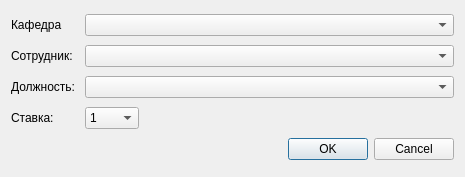
<?xml version="1.0" encoding="UTF-8"?>
<ui version="4.0">
 <class>StaffSettings</class>
 <widget class="QDialog" name="StaffSettings">
  <property name="geometry">
   <rect>
    <x>0</x>
    <y>0</y>
    <width>465</width>
    <height>177</height>
   </rect>
  </property>
  <property name="windowTitle">
   <string>Сотрудник</string>
  </property>
  <layout class="QGridLayout" name="gridLayout">
   <item row="0" column="1" colspan="2">
    <widget class="QComboBox" name="cb_department"/>
   </item>
   <item row="0" column="0">
    <widget class="QLabel" name="label_2">
     <property name="text">
      <string>Кафедра</string>
     </property>
    </widget>
   </item>
   <item row="1" column="0">
    <widget class="QLabel" name="label">
     <property name="text">
      <string>Сотрудник: </string>
     </property>
    </widget>
   </item>
   <item row="2" column="1" colspan="2">
    <widget class="QComboBox" name="cb_post"/>
   </item>
   <item row="2" column="0">
    <widget class="QLabel" name="label_3">
     <property name="text">
      <string>Должность: </string>
     </property>
    </widget>
   </item>
   <item row="3" column="1">
    <widget class="QComboBox" name="cb_rate">
     <item>
      <property name="text">
       <string>1</string>
      </property>
     </item>
     <item>
      <property name="text">
       <string>0.75</string>
      </property>
     </item>
     <item>
      <property name="text">
       <string>0.5</string>
      </property>
     </item>
     <item>
      <property name="text">
       <string>0.25</string>
      </property>
     </item>
    </widget>
   </item>
   <item row="4" column="0" colspan="3">
    <layout class="QHBoxLayout" name="horizontalLayout" stretch="1,0">
     <item>
      <spacer name="horizontalSpacer">
       <property name="orientation">
        <enum>Qt::Horizontal</enum>
       </property>
       <property name="sizeHint" stdset="0">
        <size>
         <width>40</width>
         <height>20</height>
        </size>
       </property>
      </spacer>
     </item>
     <item>
      <widget class="QDialogButtonBox" name="buttonBox">
       <property name="standardButtons">
        <set>QDialogButtonBox::Cancel|QDialogButtonBox::Ok</set>
       </property>
      </widget>
     </item>
    </layout>
   </item>
   <item row="3" column="2">
    <spacer name="horizontalSpacer_4">
     <property name="orientation">
      <enum>Qt::Horizontal</enum>
     </property>
     <property name="sizeHint" stdset="0">
      <size>
       <width>288</width>
       <height>20</height>
      </size>
     </property>
    </spacer>
   </item>
   <item row="3" column="0">
    <widget class="QLabel" name="label_4">
     <property name="text">
      <string>Ставка: </string>
     </property>
    </widget>
   </item>
   <item row="1" column="1" colspan="2">
    <widget class="QComboBox" name="cb_user"/>
   </item>
  </layout>
 </widget>
 <tabstops>
  <tabstop>cb_department</tabstop>
  <tabstop>cb_user</tabstop>
  <tabstop>cb_post</tabstop>
  <tabstop>cb_rate</tabstop>
 </tabstops>
 <resources/>
 <connections/>
</ui>
